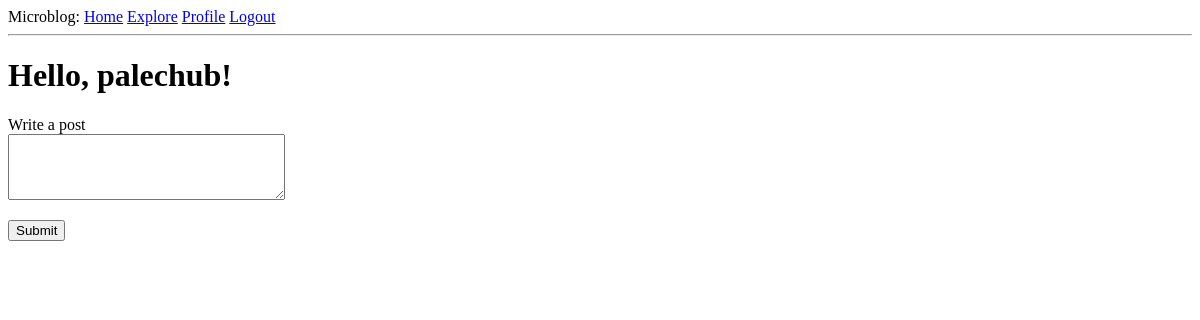
The page /index (signed in) on the database as committed earlier.
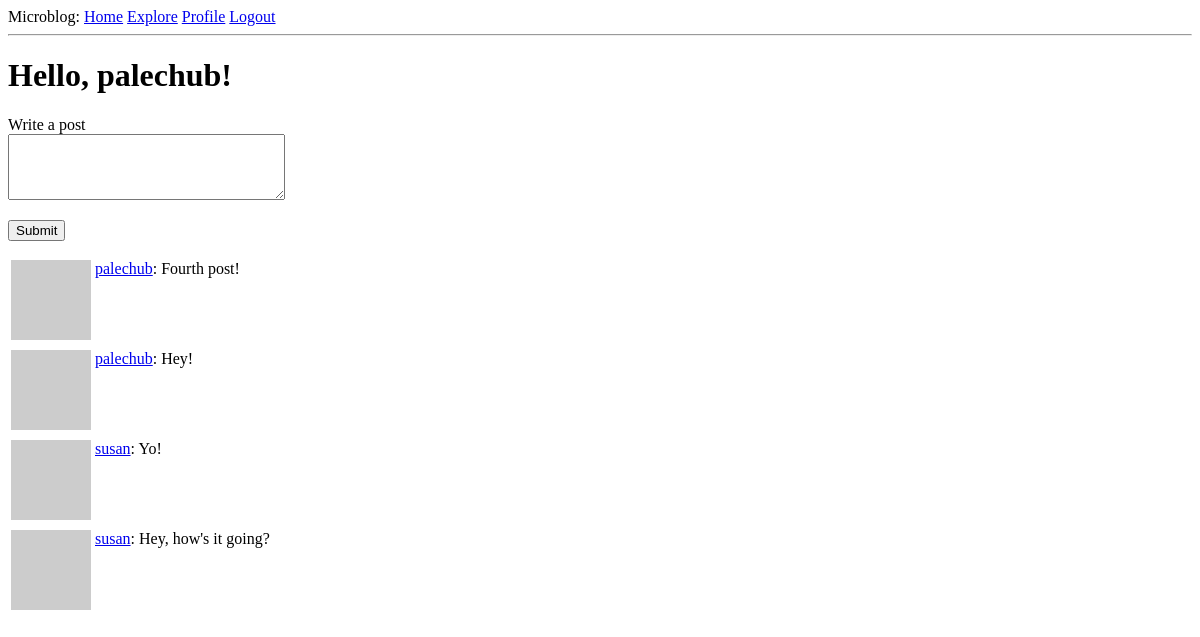
The same page on the database as committed later.
### app/models.py (models this page shows, shortened)
class User(UserMixin, db.Model):
    id: so.Mapped[int] = so.mapped_column(primary_key=True)
    username: so.Mapped[str] = so.mapped_column(sa.String(64), index=True, unique=True)
    email: so.Mapped[str] = so.mapped_column(sa.String(120), index=True, unique=True)
    password_hash: so.Mapped[Optional[str]] = so.mapped_column(sa.String(256))
    posts: so.WriteOnlyMapped["Post"] = so.relationship(back_populates="author")
    about_me: so.Mapped[Optional[str]] = so.mapped_column(sa.String(140))
    last_seen: so.Mapped[Optional[datetime]] = so.mapped_column(
        default=lambda: datetime.now(timezone.utc)
    )
    following: so.WriteOnlyMapped["User"] = so.relationship(
        secondary=followers,
        primaryjoin=(followers.c.follower_id == id),
        secondaryjoin=(followers.c.followed_id == id),
        back_populates="followers",
    )
    followers: so.WriteOnlyMapped["User"] = so.relationship(
        secondary=followers,
        primaryjoin=(followers.c.followed_id == id),
        secondaryjoin=(followers.c.follower_id == id),
        back_populates="following",
    )
    def following_posts(self):
        Author = so.aliased(User)
        Follower = so.aliased(User)
        return (
            sa.select(Post)
            .join(Post.author.of_type(Author))
            .join(Author.followers.of_type(Follower), isouter=True)
            .where(
                sa.or_(
                    Follower.id == self.id,
                    Author.id == self.id,
                )
            )
            .group_by(Post)
            .order_by(Post.timestamp.desc())
        )
    def avatar(self, size):
        digest = md5(self.email.lower().encode("utf-8")).hexdigest()
        return f"https://www.gravatar.com/avatar/{digest}?d=identicon&s={size}"

class Post(db.Model):
    id: so.Mapped[int] = so.mapped_column(primary_key=True)
    body: so.Mapped[str] = so.mapped_column(sa.String(140))
    timestamp: so.Mapped[datetime] = so.mapped_column(
        index=True, default=lambda: datetime.now(timezone.utc)
    )
    user_id: so.Mapped[int] = so.mapped_column(sa.ForeignKey(User.id), index=True)
    author: so.Mapped[User] = so.relationship(back_populates="posts")

### app/routes.py (the view)
@app.route("/", methods=["GET", "POST"])
@app.route("/index", methods=["GET", "POST"])
@login_required
def index():
    form = PostForm()
    if form.validate_on_submit():
        post = Post(body=form.post.data, author=current_user)
        db.session.add(post)
        db.session.commit()
        flash("You have successfully posted!")
        return redirect(url_for("index"))
    page = request.args.get("page", 1, type=int)
    posts = db.paginate(
        current_user.following_posts(),
        page=page,
        per_page=app.config["POSTS_PER_PAGE"],
        error_out=False,
    )
    next_url = url_for("index", page=posts.next_num) if posts.has_next else None
    prev_url = url_for("index", page=posts.prev_num) if posts.has_prev else None
    return render_template(
        "index.html",
        title="Home",
        form=form,
        posts=posts.items,
        next_url=next_url,
        prev_url=prev_url,
    )

### app/forms.py
class PostForm(FlaskForm):
    post = TextAreaField(
        "Write a post", validators=[DataRequired(), Length(min=1, max=140)]
    )
    submit = SubmitField("Submit")

### app/models.py (called while the page is built)
@login.user_loader
def load_user(id):
    return db.session.get(User, int(id))

### app/routes.py (called while the page is built)
@app.before_request
def before_request():
    if current_user.is_authenticated:
        current_user.last_seen = datetime.now(timezone.utc)
        db.session.commit()

### app/templates/index.html (shortened to what this page needs)
<!DOCTYPE html>
<html lang="en">
  <head>
  </head>
  <body>
    {% extends "header.html" %} {% block content %} {% if current_user.is_anonymous %}
    <h1>Welcome to Microblog!</h1>
    {% else %}
    <h1>Hello, {{ current_user.username}}!</h1>
    {% if form %}
    <form action="" method="post">
      <p>
        {{ form.post.label }}<br />
        {{ form.post(cols=32, rows=4) }}<br />
      </p>
      <p>{{ form.submit() }}</p>
    </form>
    {% endif %} {% endif %} {% for post in posts %} {% include '_post.html' %} {% endfor %}  {% endblock %}

### app/templates/header.html (shortened to what this page needs)
<!DOCTYPE html>
<html>
  <head>
  </head>
  <body>
    <div>
      Microblog:
      <a href="{{ url_for('index') }}">Home</a>
      <a href="{{ url_for('explore') }}">Explore</a>
      {% if current_user.is_anonymous %}
      <a href="{{ url_for('login') }}">Login</a>
      <a href="{{ url_for('register') }}">Register</a>
      {% else %}
      <a href="{{ url_for('user', username=current_user.username) }}">Profile</a>
      <a href="{{ url_for('logout') }}">Logout</a>
      {% endif %}
    </div>
    <hr />
     {% block content %}{% endblock %}
  </body>
</html>

### app/templates/_post.html
<table>
  <tr valign="top">
    <td><img src="{{ post.author.avatar(24) }}" /></td>
    <td>
      <a href="{{ url_for('user', username=post.author.username) }}"> {{ post.author.username }}</a>: {{ post.body }}
    </td>
  </tr>
</table>

Rows that differ between the two databases and show on the page:
added Post: author.username "palechub", body "Fourth post!"
added Post: author.username "palechub", body "Hey!"
added Post: author.username "susan", body "Yo!"
added Post: author.username "susan", body "Hey, how's it going?"
